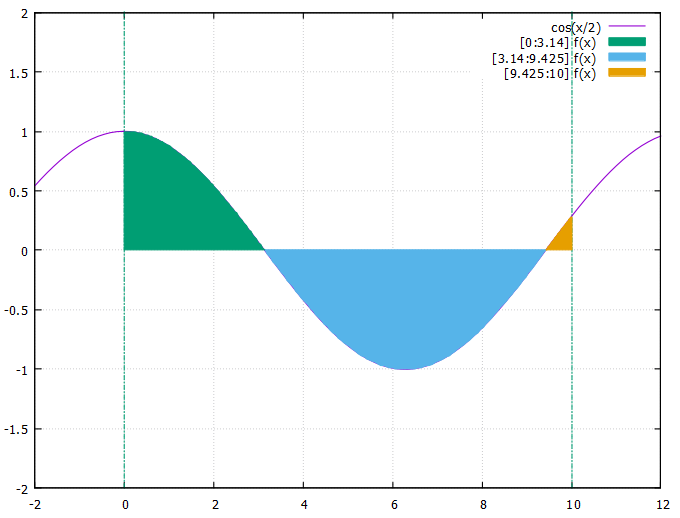

This figure's gnuplot source:
f(x) = cos(x/2)
set grid
set xrange[-2 : 12]
set yrange[-2 : 2]

set arrow from 0,-2 to 0,2 lt 10 dt 4 nohead
set arrow from 10,-2 to 10,2 lt 10 dt 4 nohead

plot f(x) title 'cos(x/2)'
replot [0:3.14] f(x) with filledcurves above 
replot [3.14:9.425] f(x) with filledcurves below 
replot [9.425:10] f(x) with filledcurves above 
